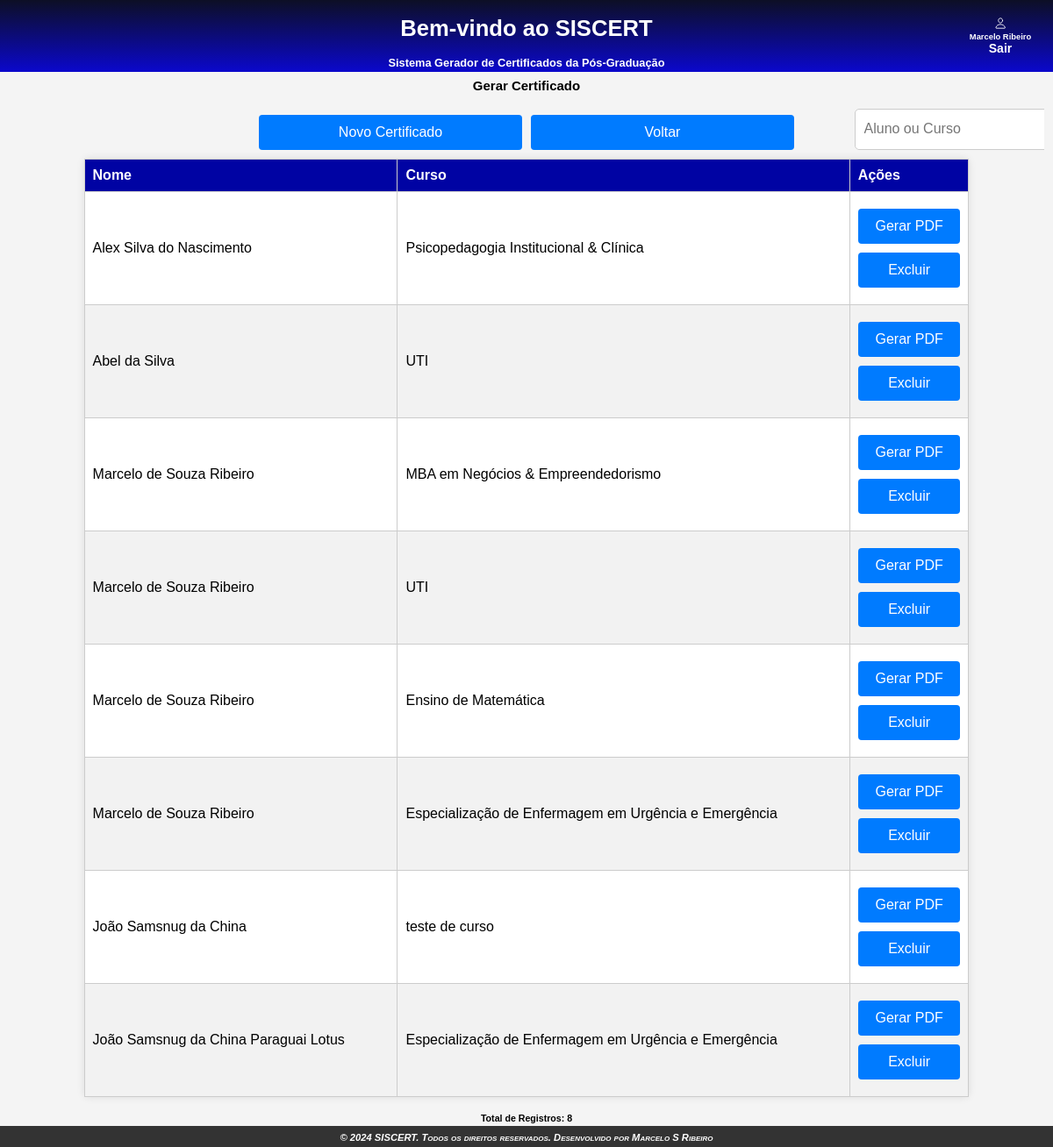
Screenshot of /app/Views/gerarcertificado (signed in) with the database file from the repository.
### tables this page shows
CREATE TABLE `cert_done` (
  `id_cert_done` int NOT NULL AUTO_INCREMENT,
  `curso` varchar(100) NOT NULL,
  `tipo_curso` varchar(55) NOT NULL,
  `c_hor_curso` int NOT NULL,
  `inicio_curso` date NOT NULL,
  `fim_curso` date NOT NULL,
  `data_certi` date NOT NULL,
  `diretor` varchar(100) NOT NULL,
  `ies` varchar(100) NOT NULL,
  `parecer` varchar(100) NOT NULL,
  `parece_curso` varchar(45) NOT NULL,
  `aluno` varchar(100) NOT NULL,
  `nacionalidade` varchar(45) NOT NULL,
  `naturalidade` varchar(45) NOT NULL,
  `pai` varchar(100) NOT NULL,
  `mae` varchar(100) NOT NULL,
  `nascimento` date NOT NULL,
  `rg` varchar(45) NOT NULL,
  `graduado` varchar(55) NOT NULL,
  `tcc` varchar(255) NOT NULL,
  `disc1` varchar(100) DEFAULT NULL,
  `disc2` varchar(100) DEFAULT NULL,
  `disc3` varchar(100) DEFAULT NULL,
  `disc4` varchar(100) DEFAULT NULL,
  `disc5` varchar(100) DEFAULT NULL,
  `disc6` varchar(100) DEFAULT NULL,
  `disc7` varchar(100) DEFAULT NULL,
  `disc8` varchar(100) DEFAULT NULL,
  `disc9` varchar(100) DEFAULT NULL,
  `disc10` varchar(100) DEFAULT NULL,
  `disc11` varchar(100) DEFAULT NULL,
  `disc12` varchar(100) DEFAULT NULL,
  `disc13` varchar(100) DEFAULT NULL,
  `disc14` varchar(100) DEFAULT NULL,
  `disc15` varchar(100) DEFAULT NULL,
  `disc16` varchar(100) DEFAULT NULL,
  `disc17` varchar(100) DEFAULT NULL,
  `ch1` int DEFAULT NULL,
  `ch2` int DEFAULT NULL,
  `ch3` int DEFAULT NULL,
  `ch4` int DEFAULT NULL,
  `ch5` int DEFAULT NULL,
  `ch6` int DEFAULT NULL,
  `ch7` int DEFAULT NULL,
  `ch8` int DEFAULT NULL,
  `ch9` int DEFAULT NULL,
  `ch10` int DEFAULT NULL,
  `ch11` int DEFAULT NULL,
  `ch12` int DEFAULT NULL,
  `ch13` int DEFAULT NULL,
  `ch14` int DEFAULT NULL,
  `ch15` int DEFAULT NULL,
  `ch16` int DEFAULT NULL,
  `ch17` int DEFAULT NULL,
  `freq1` varchar(10) DEFAULT NULL,
  `freq2` varchar(10) DEFAULT NULL,
  `freq3` varchar(10) DEFAULT NULL,
  `freq4` varchar(10) DEFAULT NULL,
  `freq5` varchar(10) DEFAULT NULL,
  `freq6` varchar(10) DEFAULT NULL,
  `freq7` varchar(10) DEFAULT NULL,
  `freq8` varchar(10) DEFAULT NULL,
  `freq9` varchar(10) DEFAULT NULL,
  `freq10` varchar(10) DEFAULT NULL,
  `freq11` varchar(10) DEFAULT NULL,
  `freq12` varchar(10) DEFAULT NULL,
  `freq13` varchar(10) DEFAULT NULL,
  `freq14` varchar(10) DEFAULT NULL,
  `freq15` varchar(10) DEFAULT NULL,
  `freq16` varchar(10) DEFAULT NULL,
  `freq17` varchar(10) DEFAULT NULL,
  `nota1` varchar(10) DEFAULT NULL,
  `nota2` varchar(10) DEFAULT NULL,
  `nota3` varchar(10) DEFAULT NULL,
  `nota4` varchar(10) DEFAULT NULL,
  `nota5` varchar(10) DEFAULT NULL,
  `nota6` varchar(10) DEFAULT NULL,
  `nota7` varchar(10) DEFAULT NULL,
  `nota8` varchar(10) DEFAULT NULL,
  `nota9` varchar(10) DEFAULT NULL,
  `nota10` varchar(10) DEFAULT NULL,
  `nota11` varchar(10) DEFAULT NULL,
  `nota12` varchar(10) DEFAULT NULL,
  `nota13` varchar(10) DEFAULT NULL,
  `nota14` varchar(10) DEFAULT NULL,
  `nota15` varchar(10) DEFAULT NULL,
  `nota16` varchar(10) DEFAULT NULL,
  `nota17` varchar(10) DEFAULT NULL,
  `prof1` varchar(100) DEFAULT NULL,
  `prof2` varchar(100) DEFAULT NULL,
  `prof3` varchar(100) DEFAULT NULL,
  `prof4` varchar(100) DEFAULT NULL,
  `prof5` varchar(100) DEFAULT NULL,
  `prof6` varchar(100) DEFAULT NULL,
  `prof7` varchar(100) DEFAULT NULL,
  `prof8` varchar(100) DEFAULT NULL,
  `prof9` varchar(100) DEFAULT NULL,
  `prof10` varchar(100) DEFAULT NULL,
  `prof11` varchar(100) DEFAULT NULL,
  `prof12` varchar(100) DEFAULT NULL,
  `prof13` varchar(100) DEFAULT NULL,
  `prof14` varchar(100) DEFAULT NULL,
  `prof15` varchar(100) DEFAULT NULL,
  `prof16` varchar(100) DEFAULT NULL,
  `prof17` varchar(100) DEFAULT NULL,
  `titulo1` varchar(45) DEFAULT NULL,
  `titulo2` varchar(45) DEFAULT NULL,
  `titulo3` varchar(45) DEFAULT NULL,
  `titulo4` varchar(45) DEFAULT NULL,
  `titulo5` varchar(45) DEFAULT NULL,
  `titulo6` varchar(45) DEFAULT NULL,
  `titulo7` varchar(45) DEFAULT NULL,
  `titulo8` varchar(45) DEFAULT NULL,
  `titulo9` varchar(45) DEFAULT NULL,
  `titulo10` varchar(45) DEFAULT NULL,
  `titulo11` varchar(45) DEFAULT NULL,
  `titulo12` varchar(45) DEFAULT NULL,
  `titulo13` varchar(45) DEFAULT NULL,
  `titulo14` varchar(45) DEFAULT NULL,
  `titulo15` varchar(45) DEFAULT NULL,
  `titulo16` varchar(45) DEFAULT NULL,
  `titulo17` varchar(45) DEFAULT NULL,
  PRIMARY KEY (`id_cert_done`)
);

### app/Models/Conn.php (called while the page is built, shortened)
<?php
class Conn{
    private string $db = "mysql";
    private string $host = "localhost";
    private string $user = "root";
    private string $password = "marcelo81";
    private string $database = "siscert";
    public function __construct(){
        $this->connect = $this->connect();
    }
    public function connect(){
        try{
            $this->connect = new \PDO(
                "{$this->db}:host={$this->host};dbname={$this->database}",
                $this->user,
                $this->password
            );
            return $this->connect;
        }
        catch(\PDOException $e){
            $e->getMessage();
            die('Erro: Por favor tente novamente. Banco não conectado, entre em contato com o administrador.');
        }
    }
}

### app/Controlers/CertificadoController.php (called while the page is built, shortened)
<?php
require_once '../Models/Conn.php';
require_once '../Models/certificado.php';
class CertificadoController{
    private $certificado;
    public function __construct(){
        $conn = new Conn();
        $this->certificado = new certificado($conn);
    }
    public function listar(){
        return $this->certificado->listarTodos();
    }
}

### app/Models/certificado.php (called while the page is built, shortened)
<?php
require_once '../Models/Conn.php';
class certificado extends Conn
{
    private $conn;
    public function __construct(Conn $conn)
    {
        $this->conn = $conn;
    }
    public function listarTodos()
    {
        $sql = "SELECT  id_cert_done, curso, aluno, data_certi FROM cert_done";
        $stmt = $this->conn->connect->prepare($sql);
        $stmt->execute();
        return $stmt->fetchAll(\PDO::FETCH_ASSOC);
    }
}

### app/Views/gerarcertificado.php (the view, shortened to what this page needs)
<?php
require_once '../Controlers/CertificadoController.php';
$dados = new CertificadoController();
include "../Views/includes/header.php";
?>
<main>
    <div class="container">
        <div class="title">
            <h3>Gerar Certificado</h3>
            <div class="btn-alinhamento">
                <div class="col-md-5">
                    <button class="btn" data-toggle="modal" data-target="#cadastrarDisciplina">Novo Certificado</button>
                </div>
                <div class="col-md-5">
                    <a href="home"><button class="btn">Voltar</button></a>
                </div>
            </div>
            <div class="search">
                <form action="" class="form_search" method="get" id="form_search">
                    <label class="input_search">
                        <input type="text" id="pesquisa" name="q" placeholder="Aluno ou Curso" onkeyup="searchCert(this.value)">
                    </label>
                </form>
            </div>
        </div>
        <div class="row-justify-content-center">
            <div class="col-md-10">
                <table class="table table-striped">
                    <thead>
                        <tr>
                            <th>Nome</th>
                            <th>Curso</th>
                            <th>Ações</th>
                        </tr>
                    </thead>
                    <tbody id="tb">
                        <?php
                        $certificados = $dados->listar();
                        foreach ($certificados as $certificado) { ?>
                            <tr>
                                <td><?= htmlspecialchars($certificado['aluno']) ?></td>
                                <td><?= htmlspecialchars($certificado['curso']) ?></td>
                                <td>
                                    <a href="javascript:;" class="gerar-pdf" data-id="<?= $certificado['id_cert_done'] ?>">
                                        <button class="btn">Gerar PDF</button>
                                    </a>
                                    <?php if ($_SESSION['perfil'] == 2) { ?>
                                        <a href="javascript:;" data-id="<?php echo $certificado['id_cert_done'] ?>" class="delete"><button class="btn">Excluir</button></a>
                                </td>
                            <?php } ?>
                            </tr>
                        <?php
                        }
                        ?>
                    </tbody>
                </table>
            </div>
        </div>
        <h5>Total de Registros: <?php echo count($certificados); ?></h5>
    </div>
</main>
<?php include "../Views/includes/footer.php"; ?>

### public/css/home.css (style rules this page uses)
:root { --cor-de-fundo: #0a0a23; --cor-pontos: #ffffff; --tamanho: 5px; }
body { font-family: Arial, sans-serif; margin: 0; padding: 0; background-color: #f4f4f4; }
h3 { text-align: center; }
.container { margin-top: 7rem; overflow: auto; display: flex; flex-direction: column; align-items: center; }
main { padding: 20px; text-align: center; }
button { margin-top: 10px; margin-bottom: 10px; width: 40%; height: 50px; font-size: 20px; background-color: #072c53; color: #fff; border: none; border-radius: 5px; display: block; margin-left: auto; margin-right: auto; cursor: pointer; transition: all 0.2s ease-in-out; }
.btn-alinhamento { display: flex; gap: 10px; }
.row-justify-content-center { width: 90%; }
.btn { width: 100%; padding: 10px; background-color: #007bff; border: none; border-radius: 4px; color: #fff; font-size: 16px; cursor: pointer; margin-top: 10px; text-align: center; display: inline-block; }
a { text-decoration: none; display: block; }
a .btn { display: block; width: 100%; }
.col-md-5 { width: 300px; margin: auto; text-align: center; }
table { text-align: center; width: 90%; max-height: 100px; background-color: #fff; border-radius: 5px; border: 1px solid #ccc; border-collapse: collapse; margin-right: auto; margin-left: auto; margin: auto; box-shadow: 0 0 10px rgba(0, 0, 0, 0.1); overflow-x: auto; }
th, td { border: 1px solid #ccc; text-align: left; padding: 9px; font-size: 16px; }
th { background-color: #0003a3; color: white; }
table { border-collapse: collapse; width: 95%; }
tr:nth-child(even) { background-color: #f2f2f2; }
form { width: 50%; max-height: 550px; border-radius: 5px; border-collapse: collapse; margin: auto; box-shadow: 0 0 10px rgba(0, 0, 0, 0.1); overflow-x: auto; font-size: 18px; }
form input { height: 20px; border: 1px solid #ccc; border-radius: 10px; padding: 10px; font-size: 16px; margin: 10px 10px 10px 10px; }
.input_search { width: 60%; }
.form_search { width: 100%; background-color: #f4f4f4; border-radius: 5px; box-shadow: none; border: none; display: flex; align-items: end; justify-content: right; margin-left: 94%; margin-top: -12%; }
.form_search input { width: auto; background-color: #ffffff; border-radius: 5px; }
.search { display: block; }
@media (max-width: 1366px) { body { font-size: 0.8rem; } }
@media (max-width: 1366px) { .container { margin-top: 4rem; } }
@media (max-width: 1366px) { main { padding: 10px; } }
@media (max-width: 1366px) { table { font-size: 0.8rem; } }
@media (max-width: 1366px) { form { width: 60%; max-height: 500px; font-size: 0.8rem; } }
@media (max-width: 1366px) { form input { height: 10px; font-size: 1rem; } }
@media (max-width: 1366px) { button { font-size: medium; width: 100%; height: 40px; } }
@media (max-width: 1366px) { .btn-alinhamento { display: flex; gap: 10px; } }
@media (max-width: 1366px) { .form_search { width: 100%; background-color: #f4f4f4; border-radius: 5px; box-shadow: none; border: none; display: flex; align-items: end; justify-content: right; margin-left: 60%; margin-top: -11%; } }
@media (max-width: 1366px) { .form_search input { width: auto; background-color: #ffffff; border-radius: 5px; height: 25px; } }
@media (max-width: 1366px) { .search { display: block; } }

### rows the page displays
cert_done: aluno "Alex Silva do Nascimento", curso "Psicopedagogia Institucional & Clínica"
cert_done: aluno "Abel da Silva", curso "UTI"
cert_done: aluno "Marcelo de Souza Ribeiro", curso "MBA em Negócios & Empreendedorismo"
cert_done: aluno "Marcelo de Souza Ribeiro", curso "UTI"
cert_done: aluno "Marcelo de Souza Ribeiro", curso "Ensino de Matemática"
cert_done: aluno "Marcelo de Souza Ribeiro", curso "Especialização de Enfermagem em Urgência e Emergência"
cert_done: aluno "João Samsnug da China", curso "teste de curso"
cert_done: aluno "João Samsnug da China Paraguai Lotus", curso "Especialização de Enfermagem em Urgência e Emergência"

### other values shown
$_SESSION['nome'] "Marcelo Ribeiro"
count($certificados) "8"
